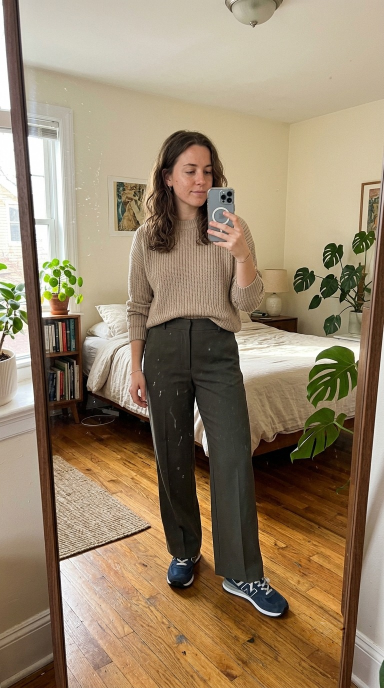
#> input picture android/store/photos/mirror_tan_knit.jpg, 768 x 1376 px, given in place of out.png, which was not available (shown at 1/2 size)
$ python phone3d.py out.png out.png
#> lines starting #> are read from the running program, lines starting #| are printed output that depends on the picture; after the words box and inside, x2 and y2 are one past the last pixel; in counts of white or black regions, pixels touching at a corner belong together; pictures that were not available may be replaced by others from this repository, and a replacement may not be noted
#!/usr/bin/env python3
"""Render a screenshot inside a 3D-perspective phone.

The phone is built flat first — bezel, rounded screen, punch-hole camera, glare —
then treated as a rectangle in 3D, rotated (yaw/pitch/roll) and projected. The
flat artwork is warped onto the projected front face, the visible side faces are
filled as real quads so the body has thickness, and a blurred contact shadow is
laid underneath. No external assets.
"""
import math
import numpy as np
from PIL import Image, ImageDraw, ImageFilter

BODY = (26, 26, 29)          # bezel face
RIM_LIGHT = (198, 198, 205)  # polished titanium edge
RIM_DARK = (58, 58, 66)


# ---------------------------------------------------------------- flat artwork

def build_flat_phone(shot, bezel_frac=0.030, corner_frac=0.085, scale=2):
    """Screenshot -> flat RGBA phone front, at `scale`x for clean warping."""
    sw, sh = shot.size
    b = int(sw * bezel_frac)
    W, H = sw + 2 * b, sh + 2 * b
    W, H, b = W * scale, H * scale, b * scale
    shot = shot.resize((sw * scale, sh * scale), Image.LANCZOS)
    sw, sh = shot.size

    body_r = int(W * corner_frac)
    screen_r = max(2, body_r - b)

    phone = Image.new("RGBA", (W, H), (0, 0, 0, 0))
    d = ImageDraw.Draw(phone)

    # Outer polished rim, then the darker bezel face inset by a hairline.
    d.rounded_rectangle([0, 0, W - 1, H - 1], radius=body_r, fill=RIM_DARK)
    hair = max(1, int(W * 0.004))
    d.rounded_rectangle([hair, hair, W - 1 - hair, H - 1 - hair],
                        radius=body_r - hair, fill=BODY)

    # Screen, with its own rounded corners.
    mask = Image.new("L", (sw, sh), 0)
    ImageDraw.Draw(mask).rounded_rectangle([0, 0, sw - 1, sh - 1],
                                           radius=screen_r, fill=255)
    scr = shot.convert("RGBA")
    scr.putalpha(mask)
    phone.alpha_composite(scr, (b, b))

    # Punch-hole camera.
    cr = int(W * 0.021)
    cx, cy = W // 2, b + int(cr * 1.9)
    d.ellipse([cx - cr, cy - cr, cx + cr, cy + cr], fill=(12, 12, 14, 255))
    d.ellipse([cx - cr // 2, cy - cr // 2, cx + cr // 2, cy + cr // 2],
              fill=(30, 34, 46, 255))

    # Gentle diagonal screen glare.
    glare = Image.new("L", (W, H), 0)
    gd = ImageDraw.Draw(glare)
    gd.polygon([(0, int(H * 0.10)), (W, int(-H * 0.14)),
                (W, int(H * 0.16)), (0, int(H * 0.40))], fill=34)
    glare = glare.filter(ImageFilter.GaussianBlur(W * 0.05))
    white = Image.new("RGBA", (W, H), (255, 255, 255, 0))
    white.putalpha(glare)
    shine = Image.new("L", (W, H), 0)
    ImageDraw.Draw(shine).rounded_rectangle([0, 0, W - 1, H - 1], radius=body_r, fill=255)
    white.putalpha(Image.composite(white.getchannel("A"), Image.new("L", (W, H), 0), shine))
    phone.alpha_composite(white)
    return phone


# ------------------------------------------------------------------ projection

def rounded_outline(W, H, r, per_corner=14):
    """Points tracing a rounded rectangle, centred on the origin, clockwise."""
    hw, hh = W / 2, H / 2
    cs = [(hw - r, hh - r, 0), (-hw + r, hh - r, 90),
          (-hw + r, -hh + r, 180), (hw - r, -hh + r, 270)]
    pts = []
    for cx, cy, a0 in cs:
        for k in range(per_corner + 1):
            a = math.radians(a0 + 90 * k / per_corner)
            pts.append((cx + r * math.cos(a), cy + r * math.sin(a)))
    return pts


def rotate(p, yaw, pitch, roll):
    cy_, sy_ = math.cos(yaw), math.sin(yaw)
    cp, sp = math.cos(pitch), math.sin(pitch)
    cr, sr = math.cos(roll), math.sin(roll)
    Ry = np.array([[cy_, 0, sy_], [0, 1, 0], [-sy_, 0, cy_]])
    Rx = np.array([[1, 0, 0], [0, cp, -sp], [0, sp, cp]])
    Rz = np.array([[cr, -sr, 0], [sr, cr, 0], [0, 0, 1]])
    return p @ (Rz @ Rx @ Ry).T


def project(W, H, T, yaw, pitch, roll, dist, f, radius=0.0):
    """Project the slab: 4 face corners plus the rounded silhouette rings.

    Returns (face_corners_2d, front_ring_2d, back_ring_2d, ring_normals_3d).
    The rings let the side wall follow the body's real rounded outline instead
    of cutting straight between corners, which is what makes the edge read as a
    phone rather than a flat card behind one.
    """
    hw, hh, ht = W / 2, H / 2, T / 2
    face = [[-hw, -hh, -ht], [hw, -hh, -ht], [hw, hh, -ht], [-hw, hh, -ht]]

    ring = rounded_outline(W, H, radius) if radius > 0 else \
        [(-hw, -hh), (hw, -hh), (hw, hh), (-hw, hh)]
    fr = [[x, y, -ht] for x, y in ring]
    bk = [[x, y, ht] for x, y in ring]
    # Outward normal of each silhouette point, for shading the wall.
    nrm = [[x, y, 0] for x, y in ring]
    nrm = [np.array(n) / (np.linalg.norm(n) or 1) for n in nrm]

    allp = np.array(face + fr + bk, float)
    allp = rotate(allp, yaw, pitch, roll)
    nrm = rotate(np.array(nrm, float), yaw, pitch, roll)

    z = allp[:, 2] + dist
    s = f / np.maximum(z, 1e-6)
    p2 = np.stack([allp[:, 0] * s, allp[:, 1] * s], axis=1)
    n = len(ring)
    return p2[:4], p2[4:4 + n], p2[4 + n:], nrm


def perspective_coeffs(dst, src):
    """Coefficients for PIL PERSPECTIVE: maps dst pixel -> src pixel."""
    A, b = [], []
    for (dx, dy), (sx, sy) in zip(dst, src):
        A.append([dx, dy, 1, 0, 0, 0, -sx * dx, -sx * dy])
        A.append([0, 0, 0, dx, dy, 1, -sy * dx, -sy * dy])
        b += [sx, sy]
    return np.linalg.solve(np.array(A, float), np.array(b, float))


def render(shot, size=(1600, 2200), yaw=-20, pitch=8, roll=-2,
           thickness_frac=0.052, fill=0.80, shadow=True):
    """Screenshot -> RGBA canvas holding the 3D phone."""
#> called with shot = 'out.png', size = (1600, 2200), yaw = -20, pitch = 8, roll = -2, thickness_frac = 0.052, fill = 0.8, shadow = True
    if isinstance(shot, str):
        shot = Image.open(shot)
#> shot is the input picture: PIL image 768x1376 RGB; mean R, G, B 151.3, 132.5, 106.8
    shot = shot.convert("RGB")
    flat = build_flat_phone(shot)
#> in build_flat_phone, `ImageDraw.Draw(mask).rounded_rectangle([0, 0, sw - 1, sh - 1], radius=..`:
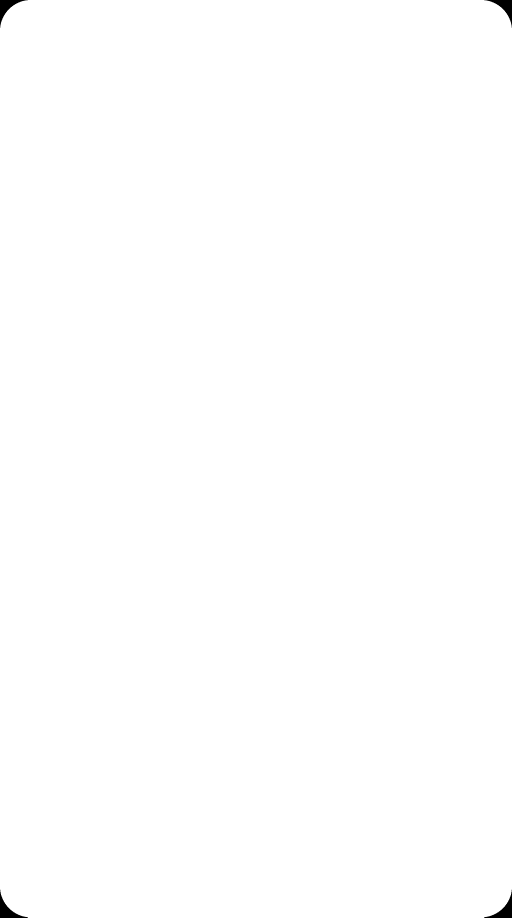
#> mask: PIL image 1536x2752 L (shown at 1/3 size); 99.8% white; 4 black regions, box (x1, y1, x2, y2) and area: (0, 0, 83, 83) 1843, (1453, 0, 1536, 83) 1843, (0, 2669, 83, 2752) 1843, (1453, 2669, 1536, 2752) 1843
#> in build_flat_phone, `glare = glare.filter(ImageFilter.GaussianBlur(W * 0.05))`:
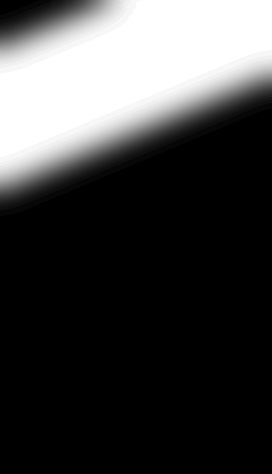
#> glare: PIL image 1628x2844 L (shown at 1/6 size); min 0, max 34, mean 8.8; drawn with min black and max white
#> in build_flat_phone, `phone.alpha_composite(white)`:
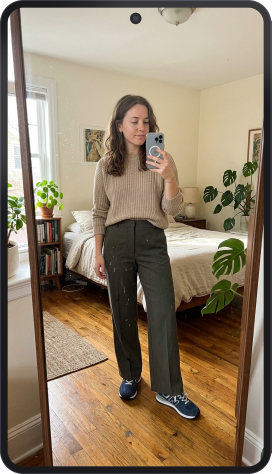
#> phone: PIL image 1628x2844 RGBA (shown at 1/6 size); mean R, G, B, A 143.1, 126.2, 103.8, 254.1; transparent parts drawn white
    fw, fh = flat.size

    CW, CH = size
    T = fw * thickness_frac
    radius = fw * 0.085
    face, fring, bring, nrm = project(
        fw, fh, T, math.radians(yaw), math.radians(pitch), math.radians(roll),
        dist=fh * 2.6, f=fh * 2.6, radius=radius)

    # Fit the projection into the canvas (same transform for every ring).
    allp = np.vstack([face, fring, bring])
    mn, mx = allp.min(axis=0), allp.max(axis=0)
    span = mx - mn
    k = min(CW * fill / span[0], CH * fill / span[1])
    ctr, off = (mn + mx) / 2, np.array([CW / 2, CH / 2])
    face = (face - ctr) * k + off
    fring = (fring - ctr) * k + off
    bring = (bring - ctr) * k + off

    canvas = Image.new("RGBA", (CW, CH), (0, 0, 0, 0))
#> canvas: PIL image 1600x2200 RGBA; every value is 0

    if shadow:
        sh = Image.new("RGBA", (CW, CH), (0, 0, 0, 0))
        soff = np.array([CW * 0.012, CH * 0.030])
        ImageDraw.Draw(sh).polygon([tuple(p + soff) for p in fring],
                                   fill=(18, 14, 10, 120))
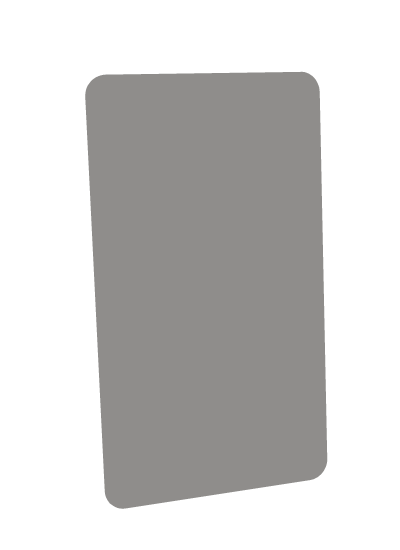
#> sh: PIL image 1600x2200 RGBA (shown at 1/4 size); mean R, G, B, A 7.9, 6.1, 4.4, 52.5; transparent parts drawn white
        canvas.alpha_composite(sh.filter(ImageFilter.GaussianBlur(CW * 0.022)))

    # Side wall: one quad per silhouette segment, shaded by its outward normal,
    # drawn only where it faces the camera.
    side = Image.new("RGBA", (CW, CH), (0, 0, 0, 0))
    sd = ImageDraw.Draw(side)
    light = np.array([-0.55, -0.35, -0.76])
    n = len(fring)
    for i in range(n):
        j = (i + 1) % n
        quad = [fring[i], fring[j], bring[j], bring[i]]
        area = 0.0
        for a in range(4):
            x1, y1 = quad[a]
            x2, y2 = quad[(a + 1) % 4]
            area += x1 * y2 - x2 * y1
        if area <= 0:
            continue                                   # facing away
        t = float(np.clip(np.dot(nrm[i], light), 0.0, 1.0)) ** 0.7
        col = tuple(int(RIM_DARK[c] + (RIM_LIGHT[c] - RIM_DARK[c]) * t) for c in range(3))
        sd.polygon([tuple(p) for p in quad], fill=col + (255,))
    canvas.alpha_composite(side)
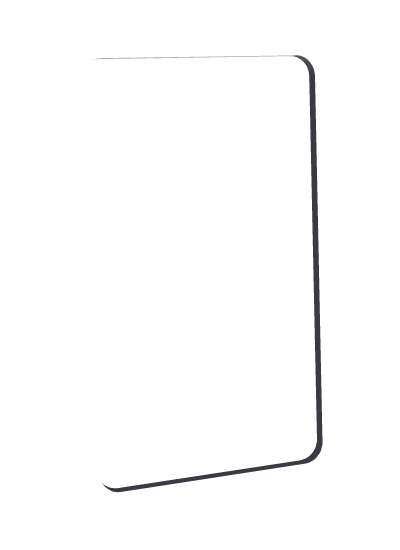
#> side: PIL image 1600x2200 RGBA (shown at 1/4 size); mean R, G, B, A 1, 1, 1.1, 3.8; transparent parts drawn white
    front = face

    # Warp the flat artwork onto the front face.
    coeffs = perspective_coeffs(
        [tuple(p) for p in front],
        [(0, 0), (fw, 0), (fw, fh), (0, fh)],
    )
#> coeffs = [1.55, -0.0774, -474.9, 0.0223, 1.49, -356.2, -7.69e-05, -2.64e-05]
    warped = flat.transform((CW, CH), Image.PERSPECTIVE, coeffs,
                            resample=Image.BICUBIC)
    canvas.alpha_composite(warped)
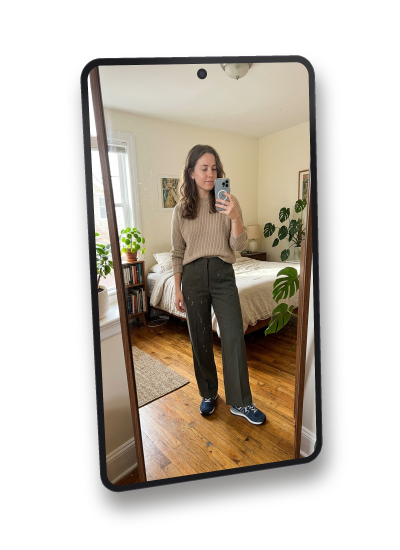
#> canvas: PIL image 1600x2200 RGBA (shown at 1/4 size); mean R, G, B, A 63.7, 56.4, 46.7, 115.3; transparent parts drawn white
    return canvas


if __name__ == "__main__":
    import sys
    out = render(sys.argv[1])
    bg = Image.new("RGB", out.size, (243, 238, 228))
    bg.paste(out, (0, 0), out)
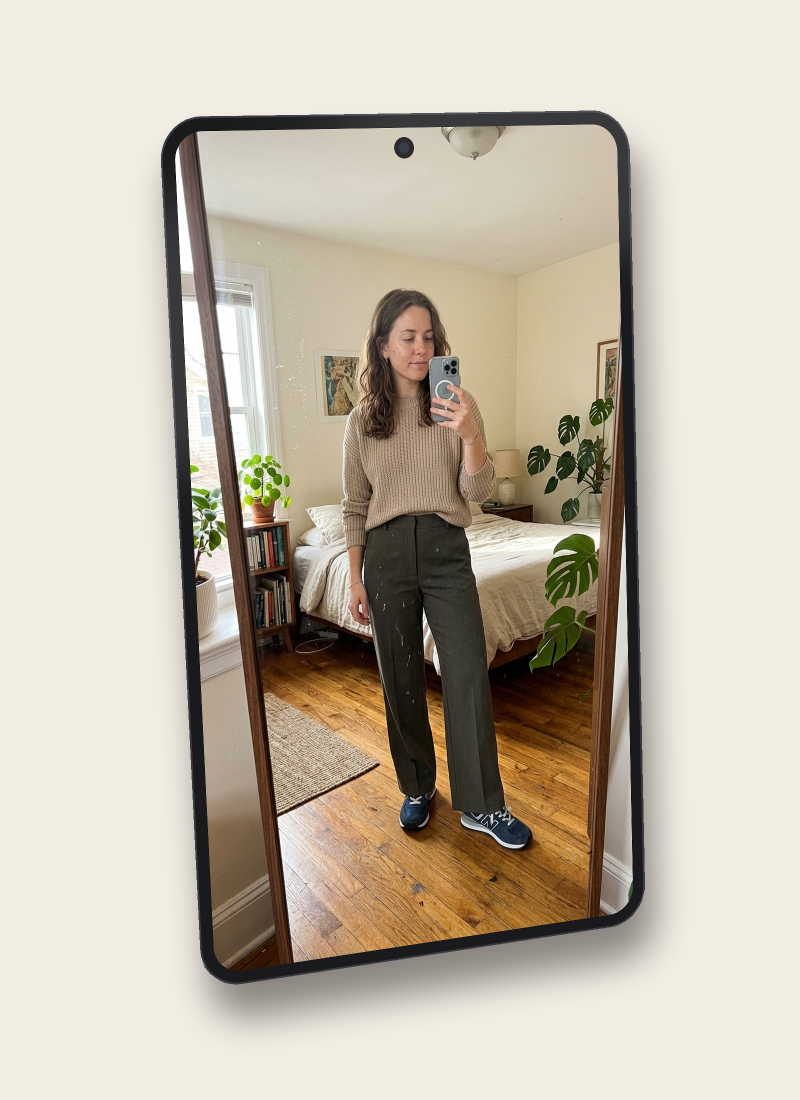
#> bg: PIL image 1600x2200 RGB (shown at 1/2 size); mean R, G, B 196.4, 186.5, 171.4
    bg.save(sys.argv[2])
    print(f"wrote {sys.argv[2]} {out.size[0]}x{out.size[1]}")
#| wrote out.png 1600x2200
